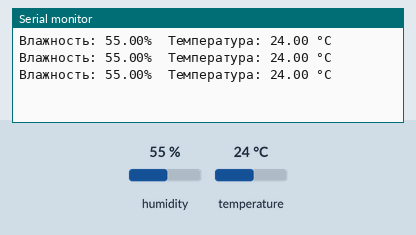
Simulated run of this program. Board: Arduino Uno, built with avr-gcc and run on an emulated ATmega328P. On the bench: the last lines printed to the serial monitor. The inputs (shaded band) are chosen by the test bench; at power-on: humidity 55 %, temperature 24 °C.

Above: at 3.8 s.
3.9 s: humidity set to 22 %
At 6.7 s:
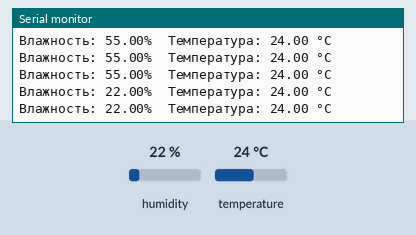
10.1 s: temperature set to 12 °C
At 11.0 s:
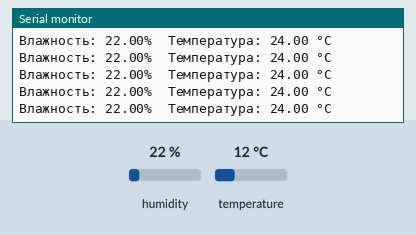
13.0 s: humidity set to 40 %
At 14.0 s:
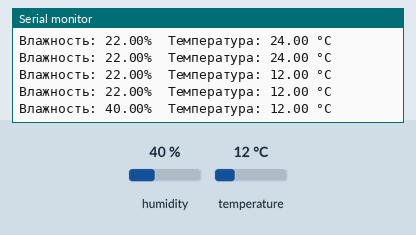
Timing chart, 0 to 16.0 s (numbered marks = the images above; inputs shaded):
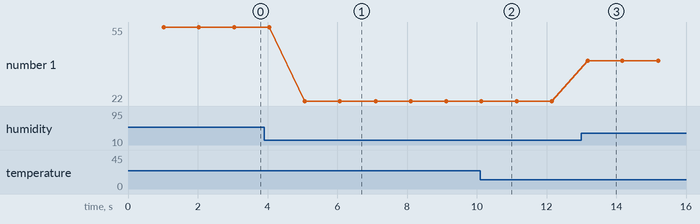

Measured:
- after the input at 3.9 s, the serial monitor: prints a new line after 1.2 s (image 1)
- after the input at 13.0 s, the serial monitor: prints a new line after 0.18 s (image 3)
- plotted number 1: 55 → 22 after the input at 3.9 s, 22 → 40 after the input at 13.0 s

The program:

main.cpp
```cpp
#include <Arduino.h>

// Подключение библиотеки для работы с датчиком
#include <DHT.h>

// Номер пина к которому подсоединен датчик
#define DHTPIN 2

// Создание объекта DHT
DHT dht(DHTPIN, DHT11);

void setup() {
    Serial.begin(9600);
    dht.begin();
}

void loop() {

    // Так как датчик DHT-11 можно опрашивать не чаще одного раза в секунду то выставляем задержку в одну секунды. Для датчика DHT-22 требуется задержка в 2 секунды
    delay(1000);

    // Считываем влажность
    float h = dht.readHumidity();

    // Считываем температуру
    float t = dht.readTemperature();

    // Проверяем успешность считывания данных
    if (isnan(h) || isnan(t)) {
        Serial.println("Не удается считать показания");
        return;
    }

    // Выводим показания в Serial Monitor
    Serial.print("Влажность: ");
    Serial.print(h);
    Serial.print("%\tТемпература: ");
    Serial.print(t);
    Serial.println(" °C");
}
```
